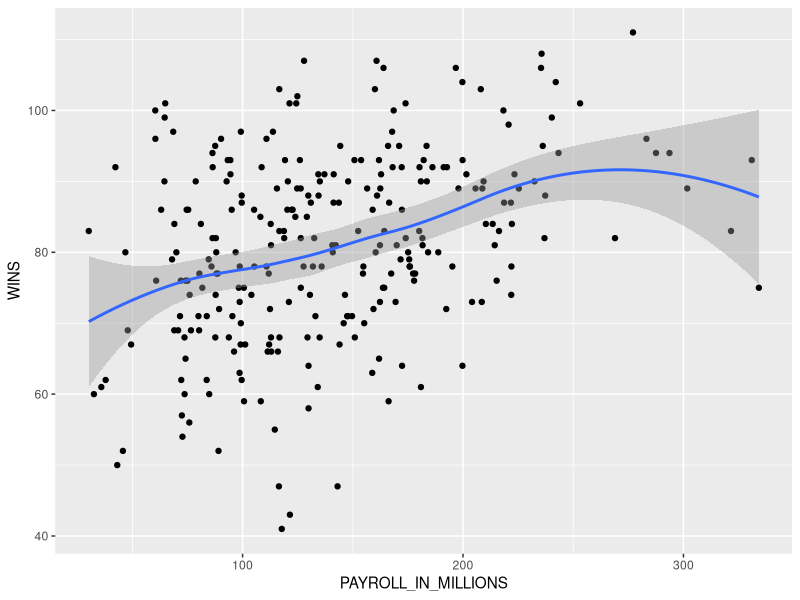

Reproduce this figure in R. (Note: this script raises an error after producing the figure.)
## ---- chunk 1
library(tidyverse)
library(dplyr)
## ---- chunk 2
mlb <- read_csv("MLB_Final_Data.csv") |>
  mutate(
    PAYROLL_IN_MILLIONS = parse_number(`PAYROLL (in millions)`)
  )

glimpse(mlb)
## ---- chunk 3
mlb_updated <- mlb |>
  select(-`PAYROLL (in millions)`) |>
  filter(YEAR != "2020")

mlb_updated |>
  arrange(desc(PAYROLL_IN_MILLIONS))
## ---- chunk 4
mlb_updated |> summarize(correlation = cor(PAYROLL_IN_MILLIONS, WINS, method = "pearson"))
## ---- chunk 5
mlb_updated |> 
  ggplot() +
    geom_point(aes(x = PAYROLL_IN_MILLIONS, y = WINS)) +
    geom_smooth(aes(x = PAYROLL_IN_MILLIONS, y = WINS, method = 'lm'))
## ---- chunk 6
model <- lm(PAYROLL_IN_MILLIONS ~ `WINS`, data = mlb_updated)
summary(model)
## ---- chunk 7
nfl <- read_csv("NFL_Final_data.csv")
## ---- chunk 8
nfl |>
  filter(TEAM == "NFL")
## ---- chunk 9
nfl_updated <- nfl |>
  mutate(
    SPENDING_IN_MILLIONS = parse_number(`SPENDING (in millions)`)) |>
  select(-`SPENDING (in millions)`) |>
  filter(YEAR != "2020")
## ---- chunk 10
nfl_updated |> summarize(correlation = cor(SPENDING_IN_MILLIONS, WINS, method = "pearson"))
## ---- chunk 11
nfl_updated |> 
  ggplot() +
    geom_point(aes(x = SPENDING_IN_MILLIONS, y = WINS)) +
    geom_smooth(aes(x = SPENDING_IN_MILLIONS, y = WINS, method = 'lm'))
